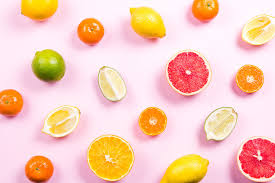
#> input picture edge_detection.jpg, 275 x 183 px
$ jupyter execute Filter_Contrast_Transformation_Morphology.ipynb   (older library calls are emulated)
#> lines starting #> are read from the running program, lines starting #| are printed output that depends on the picture; after the words box and inside, x2 and y2 are one past the last pixel; in counts of white or black regions, pixels touching at a corner belong together
<a href="https://colab.research.google.com/github/Gizem-kaya/Image-Processing-with-Python/blob/master/Filter_Contrast_Transformation_Morphology.ipynb" target="_parent"></a>

[cell 1]
import numpy as np
import matplotlib.pyplot as plt
from skimage import data, color
from skimage.color import rgb2gray
from skimage.filters import sobel
from skimage.filters import gaussian
from skimage import exposure
from skimage.transform import rotate
from skimage.transform import rescale
from skimage.transform import resize
from skimage.filters import threshold_minimum
from skimage import morphology

[cell 2]
def comparison(original, title, filtered, new_title):
  fig, (ax1, ax2) = plt.subplots(ncols = 2, figsize = (8,6), sharex = True, sharey = True )

  ax1.imshow(original, cmap = plt.cm.gray)
  ax1.set_title(title)
  ax1.axis('off')

  ax2.imshow(filtered, cmap = plt.cm.gray)
  ax2.set_title(new_title)
  ax2.axis('off')

  plt.show()

# **Edge Detection**

[cell 3]
image = plt.imread("edge_detection.jpg")
#> image is the input picture: shape (183, 275, 3); mean R, G, B 247.9, 206, 189.2
grayscaled = rgb2gray(image)

edge_sobel = sobel(grayscaled)

comparison(image, "Original", edge_sobel, "Edge detected")
plt.show()

 # **Blurring**

[cell 4]
gaussian_im = gaussian(image, multichannel = True)  #If the image has rgb, multichannel must be True.

comparison(image, "Original", gaussian_im, "Blurred")

# **Equalization**

[cell 5]
faded = plt.imread("faded.jpg")
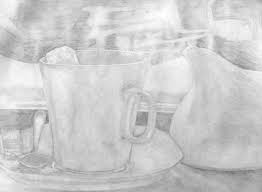
#> input picture faded.jpg, 262 x 192 px
#> faded is the input picture: shape (192, 262, 3); min 116, max 255, mean 204.6

faded = rgb2gray(faded)
#> faded: shape (192, 262) float64

hist_equalized = exposure.equalize_hist(faded)
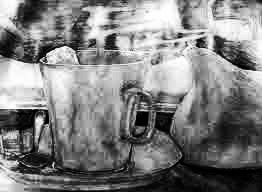
#> hist_equalized: shape (192, 262) float64; min 1.99e-05, max 1, mean 0.505

comparison(faded, "Original", hist_equalized, "Histogram Equalization")

[cell 6]
adap_equalized = exposure.equalize_adapthist(faded, clip_limit= 0.02) # clip_limit must be between 0 and 1. Changes the contrast.
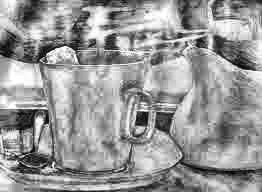
#> adap_equalized: shape (192, 262) float64; min 0, max 1, mean 0.599

comparison(hist_equalized, "Histogram Equalization", adap_equalized, "Adaptive Equalization")

The adaptive equalization results are more natural than the histogram equalization results.

# **Transformation**

### **Rotation**

[cell 7]
sheep = plt.imread("rotate.jpg")
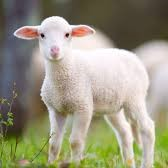
#> input picture rotate.jpg, 168 x 168 px
#> sheep is the input picture: shape (168, 168, 3); mean R, G, B 154.4, 150.4, 129.2

rotated = rotate(sheep, -90)
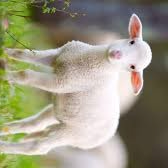
#> rotated: shape (168, 168, 3) float64; mean R, G, B 0.605, 0.59, 0.507

comparison(sheep, "Original", rotated, "Rotated to the right")

### **Rescaling**

[cell 8]
boat = plt.imread("rescale.jpg")
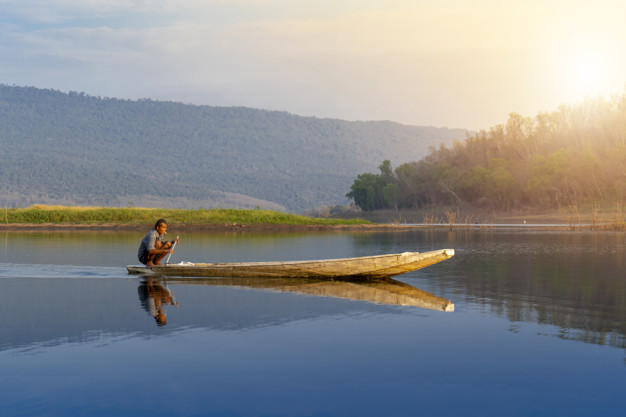
#> input picture rescale.jpg, 626 x 417 px
#> boat is the input picture: shape (417, 626, 3); mean R, G, B 137.3, 139.7, 141.6

rescaled = rescale(boat, 1/5, anti_aliasing= True, multichannel= True)

plt.imshow(boat)
plt.show()

plt.imshow(rescaled)
plt.show()

### **Resizing**

[cell 9]
height = int(boat.shape[0]/4)
#> height = 104
weight = 300

resized = resize(boat, (height, weight), anti_aliasing= True)
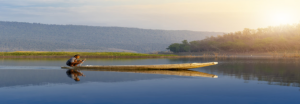
#> resized: shape (104, 300, 3) float64; mean R, G, B 0.539, 0.548, 0.555

plt.imshow(boat)
plt.show()

plt.imshow(resized)
plt.show()

# **Morphology**

### **Erosion**

[cell 10]
global_jpg = plt.imread("global.jpg")
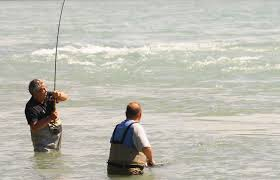
#> input picture global.jpg, 280 x 180 px
#> global_jpg is the input picture: shape (180, 280, 3); mean R, G, B 189.7, 188.2, 178.3
global_jpg = color.rgb2gray(global_jpg)
#> global_jpg: shape (180, 280) float64

threshold_for_min = threshold_minimum(global_jpg)
#> threshold_for_min = 0.419
binary_image = global_jpg > threshold_for_min
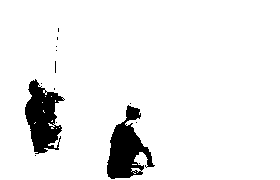
#> binary_image: shape (180, 280) bool; 92.9% white; 14 black regions (12 under 20 px), largest, box (x1, y1, x2, y2) and area: (107, 105, 155, 179) 1784, (25, 79, 65, 154) 1742

[cell 11]
selem = morphology.rectangle(3,4)
erosion = morphology.binary_erosion(binary_image, selem = selem)
#> erosion: shape (180, 280) bool; 90.7% white; 7 black regions (2 under 20 px), largest, box (x1, y1, x2, y2) and area: (106, 102, 157, 180) 2295, (24, 78, 67, 157) 2244, (54, 60, 58, 74) 56, (57, 27, 61, 33) 24, (56, 36, 60, 41) 20
comparison(binary_image, "Original", erosion, "Rectangle Erosion")

[cell 12]
erosion = morphology.binary_erosion(binary_image)
#> erosion: shape (180, 280) bool; 91.6% white; 7 black regions (4 under 20 px), largest, box (x1, y1, x2, y2) and area: (106, 102, 156, 180) 2098, (24, 78, 66, 157) 2064, (54, 60, 57, 74) 38
comparison(binary_image, "Original", erosion, "Default(Cross) Erosion")

[cell 13]
selem = morphology.diamond(2)
erosion = morphology.binary_erosion(binary_image, selem = selem)
#> erosion: shape (180, 280) bool; 90.5% white; 6 black regions, box (x1, y1, x2, y2) and area: (105, 101, 157, 180) 2358, (23, 77, 67, 158) 2290, (53, 59, 58, 75) 68, (56, 26, 61, 34) 28, (54, 44, 59, 53) 25, (55, 35, 60, 42) 23
comparison(binary_image, "Original", erosion, "Diamond Erosion")

### **Dilation**

[cell 14]
selem = morphology.rectangle(3,4)
dilation = morphology.binary_dilation(binary_image, selem = selem)
#> dilation: shape (180, 280) bool; 95% white; 6 black regions (3 under 20 px), largest, box (x1, y1, x2, y2) and area: (26, 82, 60, 152) 1215, (108, 124, 151, 178) 1202, (127, 107, 138, 119) 96
comparison(binary_image, "Original", dilation, "Rectangle Dilation")

[cell 15]
dilation = morphology.binary_dilation(binary_image)
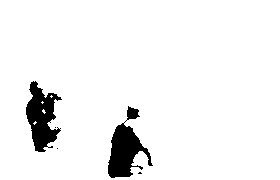
#> dilation: shape (180, 280) bool; 94.3% white; 5 black regions (3 under 20 px), largest, box (x1, y1, x2, y2) and area: (108, 106, 153, 178) 1471, (26, 81, 62, 152) 1413
comparison(binary_image, "Original", dilation, "Default(Cross) Dilation")
